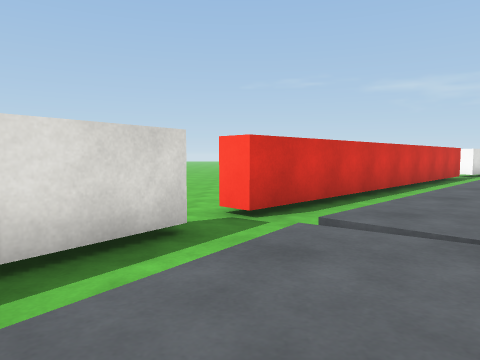
[1] (above)

16 first-person views from a walk through a scene from a Unity 3-D project. The camera is 0.62 m above the floor, tilts 4° down and sees 70° across. The floor is counted in squares, 1 m on a side. Each view is taken from the middle of a square. On the plan, view 1 faces up. The plan holds only what a view shows up to about 10 squares ahead; the rest is blank. The place goes on beyond the plan. Surface patterns are stand-ins for the level's own textures.

[2]
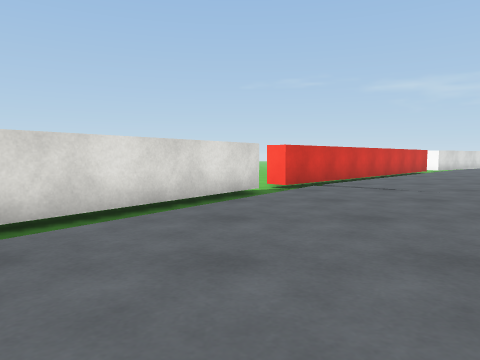

[3]
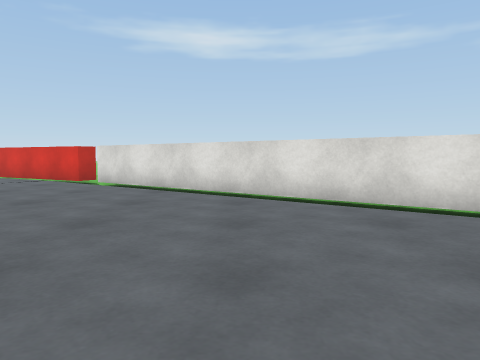

[4]
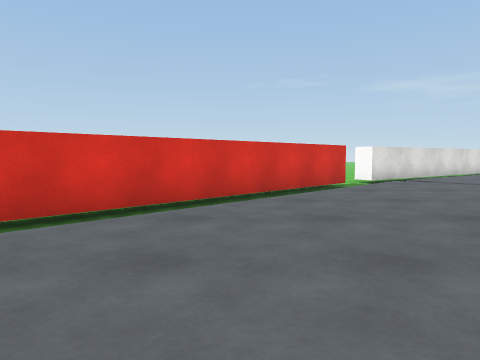

[5]
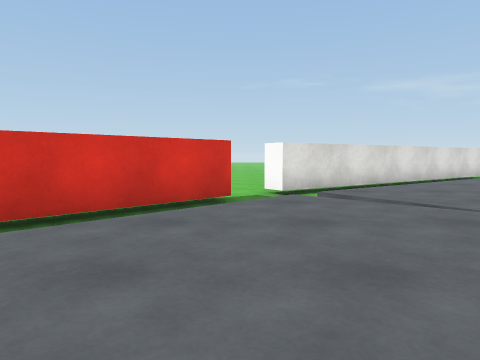

[6]
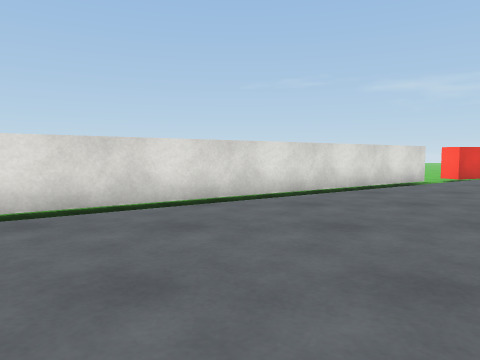

[7]
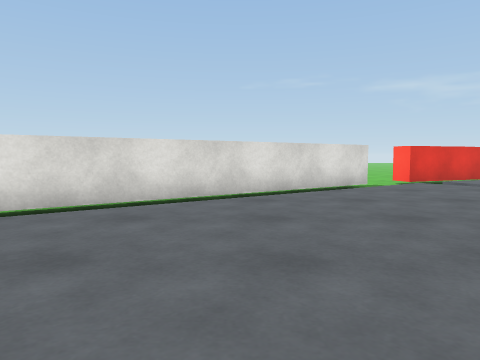

[8]
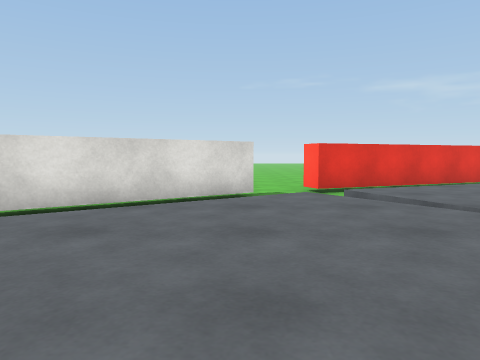

[9]
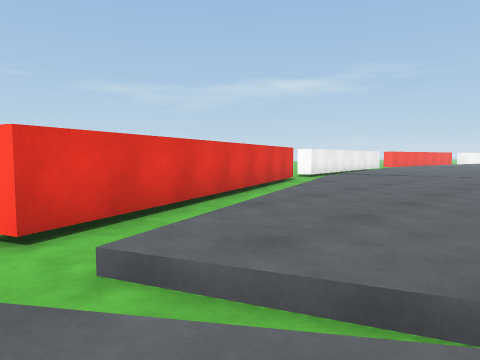

[10]
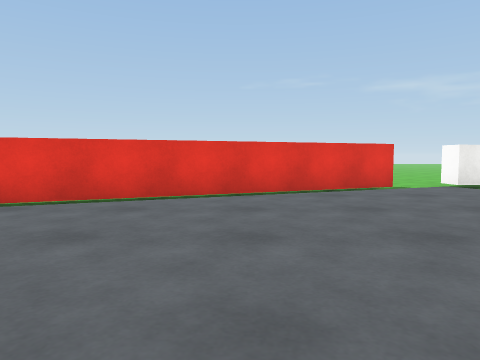

[11]
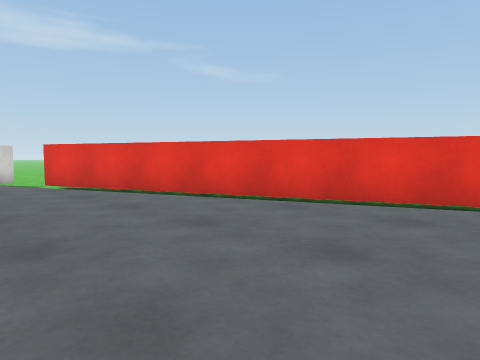

[12]
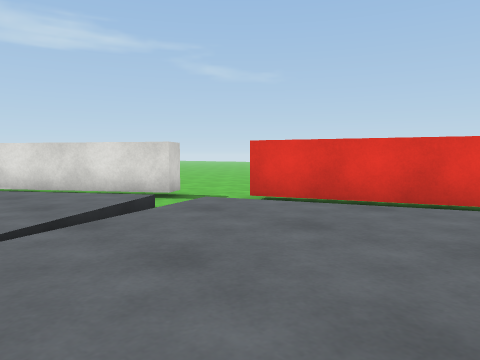

[13]
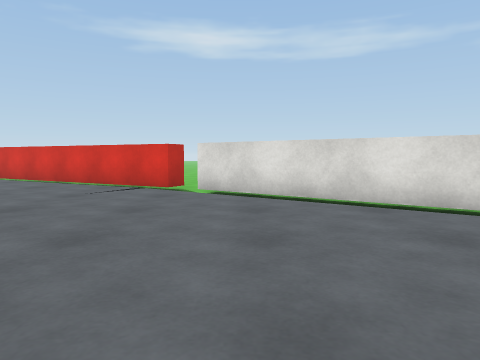

[14]
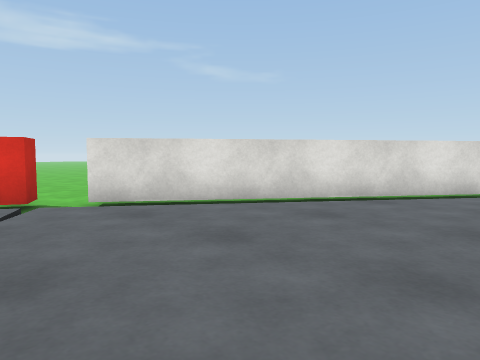

[15]
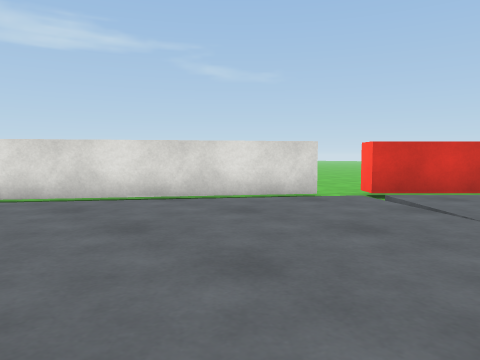

[16]
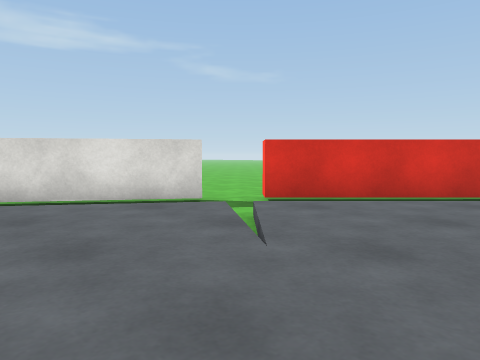

### Floor plan
Key: @ floor where view 1 was taken; # wall or solid block; . floor; v drop or lower ground.
Columns run from 7 left of view 1 to 29 right of it. Each row starts with its distance up from view 1.
 22                        v vv  v###vvv
 21                       vvvvvv###vvv..
 20                        vvv##vvv.....
 19                        v#vvvv........
 18                      v##vvv..........
 17                     v##vv.v.........
 16                vv v##vv....v.....
 15                vvv##vv..........
 14                v##vv.......
 13                vvvv.......
 12              v#vv........
 11             v#vv.v.....
 10       v     #vv.......
  9       v   v#vv.... .
  8       v  v#vv.....
  7     vvvvv#vv.....
  6    vvvvv#vv.....
  5      vv#vv.....
  4       #vv.....
  3      ##vv....
  2     v#v.....
  1    v#vv.....
  0    ##v.@....
 -1   v#v......
 -2  v#vv......
 -3  #vv.....
 -4 ##v.....
 -5 #v......
 -6 vv.....
 -7 v.....
 -8 v.....
 -9 ...

Where each view was taken, in squares from view 1:
view 1: 0 up, 0 right, facing up
view 2: 4 down, 1 left, facing up
view 3: 2 down, 2 right, facing left
view 4: 3 up, 5 right, facing up
view 5: 6 up, 8 right, facing up
view 6: 9 up, 12 right, facing up
view 7: 10 up, 14 right, facing up
view 8: 12 up, 17 right, facing up
view 9: 16 up, 18 right, facing up-right
view 10: 15 up, 24 right, facing up
view 11: 17 up, 28 right, facing up-left
view 12: 15 up, 23 right, facing up-left
view 13: 5 down, 0 right, facing left
view 14: 8 down, 2 left, facing up-left
view 15: 2 down, 3 right, facing up-left
view 16: 0 up, 4 right, facing up-left
